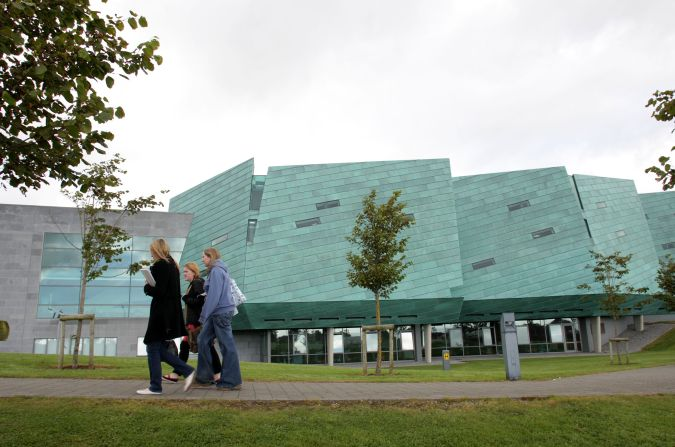
#> input picture Lab8/ATU.jpg, 675 x 447 px
$ python filename.py   (older library calls are emulated)
#> lines starting #> are read from the running program, lines starting #| are printed output that depends on the picture; after the words box and inside, x2 and y2 are one past the last pixel; in counts of white or black regions, pixels touching at a corner belong together
import cv2
import numpy as np
from matplotlib import pyplot as plt

# Load the image
mg = cv2.imread('ATU.jpg',)
#> mg is the input picture: shape (447, 675, 3); mean B, G, R 146.4, 158.5, 148.9
mg = cv2.cvtColor(mg, cv2.COLOR_BGR2RGB)  # Fix colour issues

# cvtColor() function to grayscale the image
gray_image = cv2.cvtColor(mg, cv2.COLOR_BGR2GRAY)
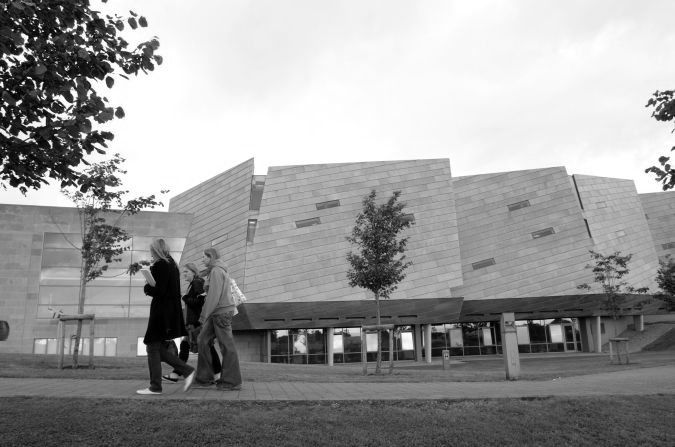
#> gray_image: shape (447, 675); min 0, max 255, mean 153.9

# Specify kernel size
KernelSizeWidth = 3
KernelSizeHeight = 3
KernelSizeWidth2 = 13
KernelSizeHeight2 = 13

# GaussianBlur to blur the image
imgOut = cv2.GaussianBlur(gray_image, (KernelSizeWidth, KernelSizeHeight), 0)
imgOut2 = cv2.GaussianBlur(
    gray_image, (KernelSizeWidth2, KernelSizeHeight2), 0)
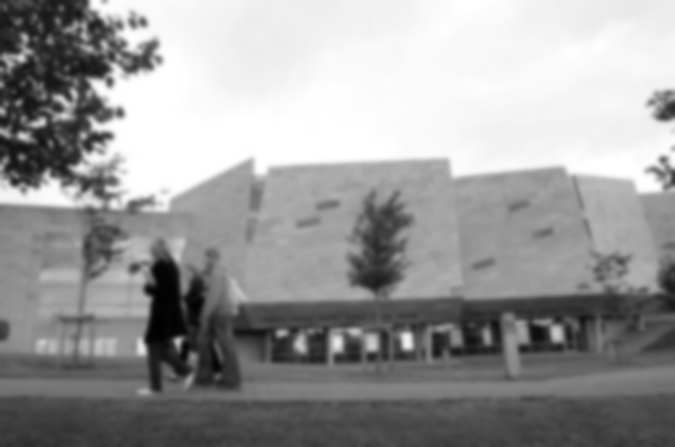
#> imgOut2: shape (447, 675); min 1, max 255, mean 153.9

# Sobel edge detection
sobelHorizontal = cv2.Sobel(imgOut, cv2.CV_64F, 1, 0, ksize=5)  # x dir
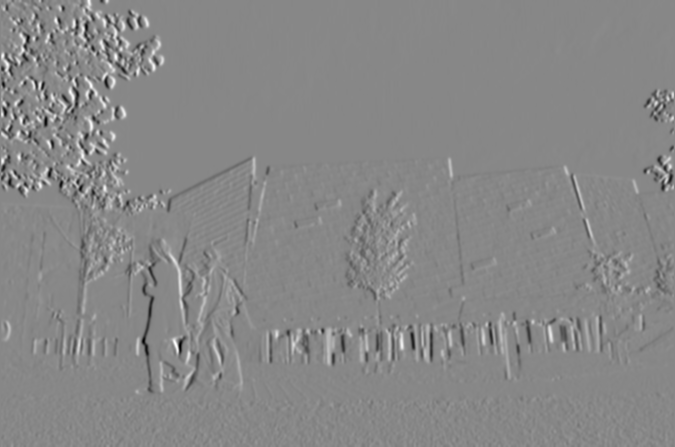
#> sobelHorizontal: shape (447, 675) float64; min -9104, max 8012, mean 7.2; drawn with min black and max white
sobelVertical = cv2.Sobel(imgOut, cv2.CV_64F, 0, 1, ksize=5)  # y dir
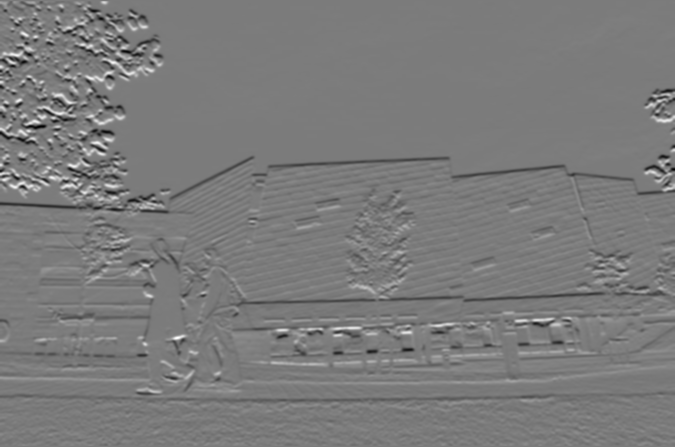
#> sobelVertical: shape (447, 675) float64; min -8504, max 8986, mean -44.2; drawn with min black and max white
sobelXY = sobelHorizontal + sobelVertical
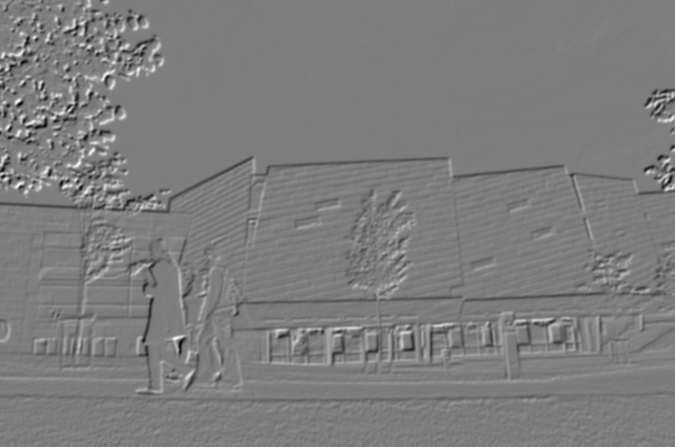
#> sobelXY: shape (447, 675) float64; min -11672, max 11916, mean -37; drawn with min black and max white

# Sobel with threshold
sobelThreshold = 1000
print(type(sobelXY))
#| <class 'numpy.ndarray'>
# For each pixel, if the value is greater than the threshold, set it to 1
for i in range(sobelXY.shape[0]):
    for j in range(sobelXY.shape[1]):
        if sobelXY[i][j] > sobelThreshold:
            sobelXY[i][j] = 1
        else:
            sobelXY[i][j] = 0
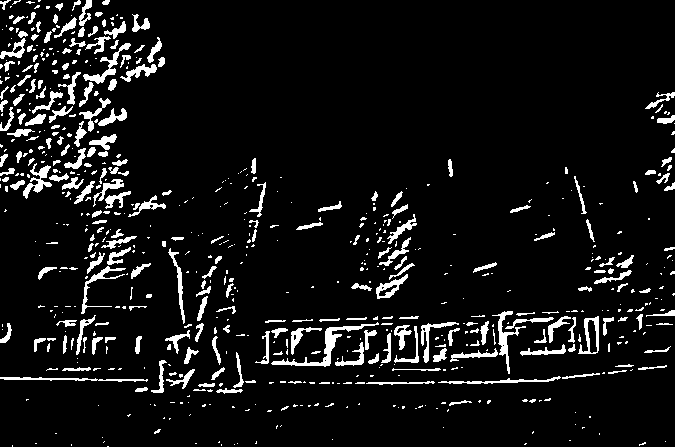
#> sobelXY: shape (447, 675) float64; values 0 (black) and 1 (white), 7.7% white; 667 white regions (430 under 20 px), largest, box (x1, y1, x2, y2) and area: (271, 322, 379, 367) 691, (492, 311, 526, 374) 414, (83, 43, 131, 84) 389


# Specify threshholds
cannyThreshold = 100
cannyParam2 = 200

# Canny edge detection
canny = cv2.Canny(mg, cannyThreshold, cannyParam2)
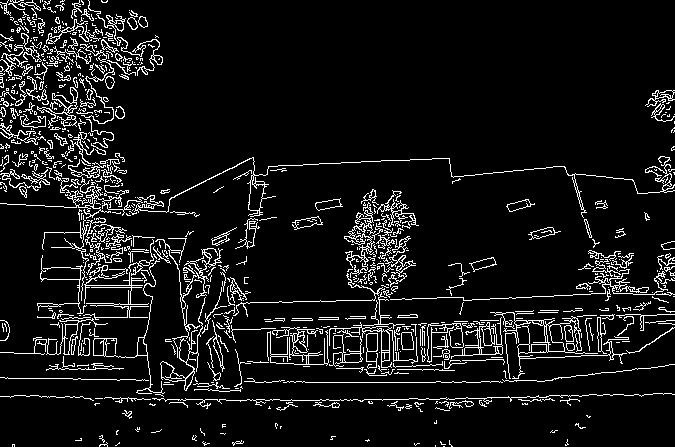
#> canny: shape (447, 675); 8.2% white in thin lines or dots

# Specify number of rows and columns
nrows = 3
ncols = 3

# Plot gray colour, 3x3, 13x13 blur images
# Original image
plt.subplot(nrows, ncols, 1), plt.imshow(mg, cmap='gray')
plt.title('Original'), plt.xticks([]), plt.yticks([])
# Gray scale
plt.subplot(nrows, ncols, 2), plt.imshow(gray_image, cmap='gray')
plt.title('GrayScale'), plt.xticks([]), plt.yticks([])
# 3x3 Blur
plt.subplot(nrows, ncols, 3), plt.imshow(imgOut, cmap='gray')
plt.title('3x3 Blur'), plt.xticks([]), plt.yticks([])
# 13x13 Blur
plt.subplot(nrows, ncols, 4), plt.imshow(imgOut2, cmap='gray')
plt.title('13x13 Blur'), plt.xticks([]), plt.yticks([])
# Sobel (X) Horizontal
plt.subplot(nrows, ncols, 5), plt.imshow(sobelHorizontal, cmap='gray')
plt.title('Sobel X'), plt.xticks([]), plt.yticks([])
# Sobel (Y) Vertical
plt.subplot(nrows, ncols, 6), plt.imshow(sobelVertical, cmap='gray')
plt.title('Sobel Y'), plt.xticks([]), plt.yticks([])
# Sobel (XY)
plt.subplot(nrows, ncols, 7), plt.imshow(sobelVertical, cmap='gray')
plt.title('Sobel XY'), plt.xticks([]), plt.yticks([])
# Canny
plt.subplot(nrows, ncols, 8), plt.imshow(canny, cmap='gray')
plt.title('Canny'), plt.xticks([]), plt.yticks([])
# Sobel Threshold
plt.subplot(nrows, ncols, 9), plt.imshow(sobelXY, cmap='gray')
plt.title('Sobel Threshold'), plt.xticks([]), plt.yticks([])
plt.show()

$ run again, with Lab8/FISH.jpg copied over Lab8/ATU.jpg
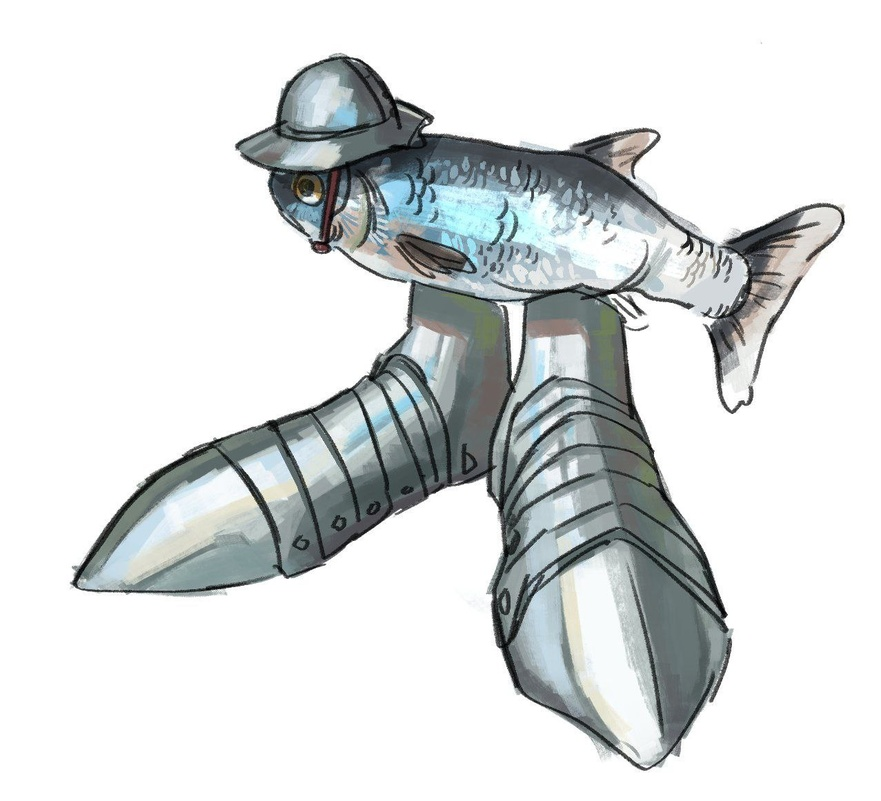
#> input picture Lab8/FISH.jpg, 881 x 801 px, shrunk from 1277 x 1161 before the run
#> mg is the input picture: shape (801, 881, 3); mean B, G, R 221, 220.7, 217.5
#| <class 'numpy.ndarray'>
#> after the loop `for i in range(sobelXY.shape[0]):`:
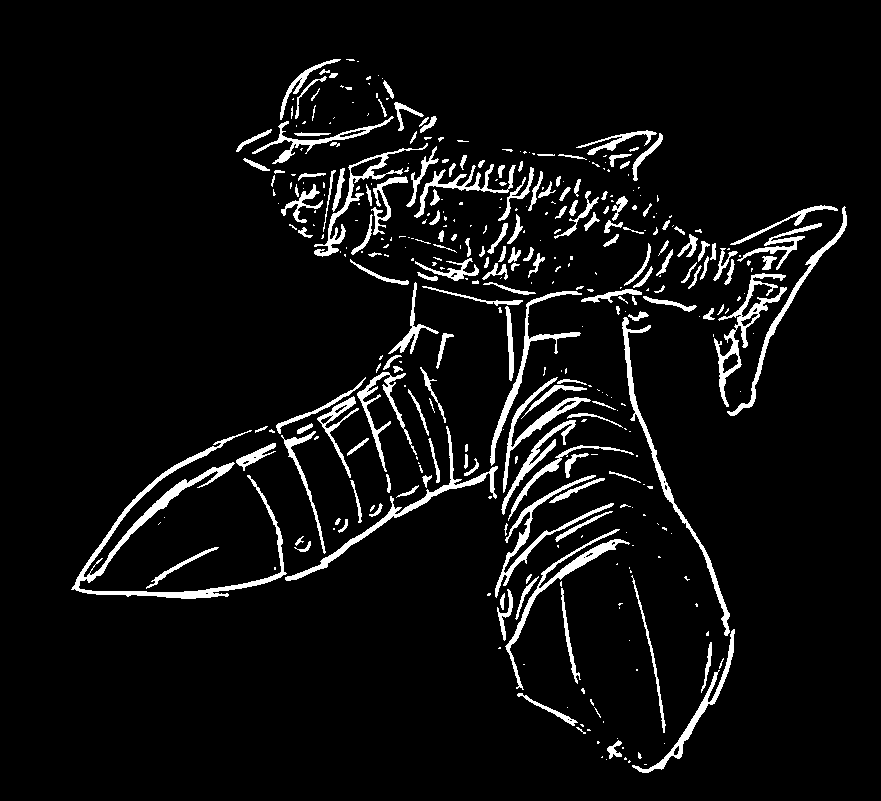
#> sobelXY: shape (801, 881) float64; values 0 (black) and 1 (white), 6.1% white; 383 white regions (207 under 20 px), largest, box (x1, y1, x2, y2) and area: (71, 430, 287, 599) 3867, (622, 317, 730, 636) 1714, (285, 426, 498, 581) 1653
#> `canny = cv2.Canny(mg, cannyThreshold, cannyParam2)`:
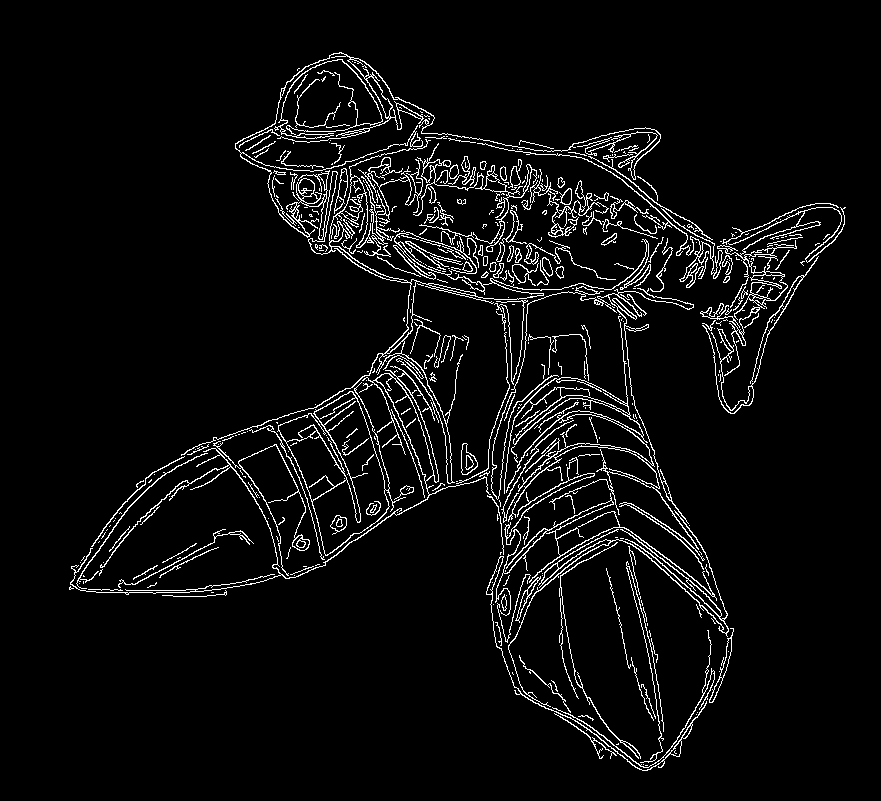
#> canny: shape (801, 881); 5% white in thin lines or dots, all inside (x1, y1, x2, y2) = (69, 52, 846, 771)
